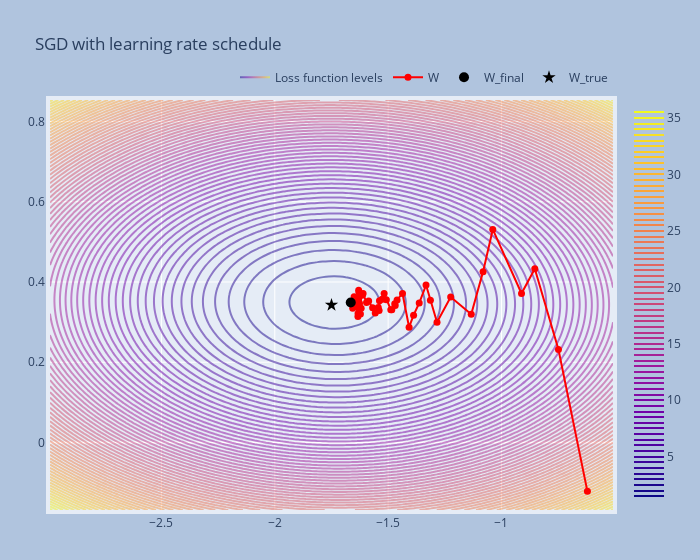

Notebook source saved alongside this figure:
### Code cell
w_list = sgd_with_lr_schedule(lambda_param=0.01, p=0.35)
plot_trajectory(w_list, 'SGD with learning rate schedule')
